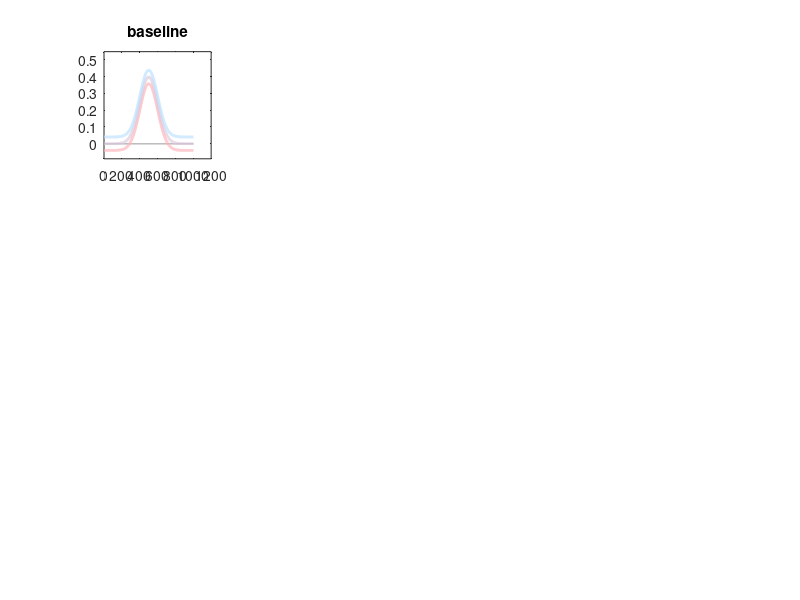

The MATLAB script that drew this image: (Note: this script raises an error after producing the figure.)
close all
clear all

figsFolder = fullfile('~','misc','data18','rothzn','nsd','repDrift_expand_figs');
if ~isfolder(figsFolder)
    figsFolder = ['/misc/data18/rothzn/nsd/repDrift_expand_figs/'];
end

saveFigs=0;

dx=0.01;
xmax = 5;
x = -xmax:dx:xmax;
sigma = 1;
x0=0;
amp=1;
orig = amp*(1/(sigma*sqrt(2*pi)))*exp(-0.5*((x-x0)/sigma).^2);
ifig = 0;
col=0;

subColor = {[0 0.4470 0.7410],[0.8500 0.3250 0.0980], [0.9290 0.6940 0.1250],...
    [0.4940 0.1840 0.5560],[0.4660 0.6740 0.1880], [0.3010 0.7450 0.9330], [0.6350 0.0780 0.1840],...
    [0.4660 0.6740 0.1880]/2+[0.8500 0.3250 0.0980]/2};
graySubColor = 0.7*ones(1,3);
colorFractions = [0.1 0.5 1];
for i=1:length(colorFractions)
    plotColors{i} = subColor{1}*colorFractions(i)*1.1 + subColor{2}*(1-colorFractions(i)*1.1);
    plotColors{i}(plotColors{i}>1) = ones;
    plotColors{i}(plotColors{i}<0) = zeros;
end
plotColors = {[255,179,186]./255, 0.5*([255,179,186]+[186,225,255])./255, [186,225,255]./255};
barFacecolor = 0.8*ones(1,3);
barEdgecolor = 0.2*ones(1,3);
zeroColor= 0.6*[1 1 1];
linewidth=2;

%baseline 
col=col+1;
vals(col,:) = [-0.04 0 0.04];
for j=1:size(vals,2)
    data(col,j,:) = vals(col,j)+orig;
end
titleStr{col} = 'baseline';

%gain 
col=col+1;
gain=0.2;
vals(col,:) = [1-gain 1 1+gain];
for j=1:size(vals,2)
    data(col,j,:) = vals(col,j)*orig;
end
titleStr{col} = 'gain';

%tuning width
col=col+1;
vals(col,:) = sigma*[0.8 1 1.2];
for j=1:size(vals,2)
    data(col,j,:) = amp*(1/(vals(col,j)*sqrt(2*pi)))*exp(-0.5*((x-x0)/vals(col,j)).^2);
end
titleStr{col} = 'width';

%shift
col=col+1;
vals(col,:) = round(length(x)*[-0.06 0 0.06]);
for j=1:size(vals,2)
    data(col,j,:) = circshift(orig,vals(col,j));
end
titleStr{col} = 'preference';

%randomly sample the x dimension
% numSamples = 100;
numSamples = length(x);%NO RANDOM SAMPLING!!

randOrder = randperm(length(x));
randSample = randOrder(1:numSamples);

meanData = mean(data(:,:,randSample),3);
stdData = std(data(:,:,randSample),0,3);

cols = col;
rows=3;


ifig=ifig+1; f=figure(ifig); clf;
%PLOT DATA
padding = 0.05;
for i=1:cols
    subplot(rows,cols,i)
    plot(1:length(x),zeros(1,length(x)),'color',zeroColor,'linewidth',1); hold on
    for j=1:size(vals,2)
        plot(squeeze(data(i,j,:)),'color',plotColors{j},'linewidth',linewidth); hold on
    end
    axis square
    ymin = min(data(:));
    ymax = max(data(:));
    ylim([ymin-padding ymax+padding]);
    title(titleStr{i});
    set(gca,'xticklabels',[]); 
    set(gca,'yticklabels',[]); 
    xlabel('stimulus');
%     xlabel('stimulus parameter');
    if i==1
       ylabel('response'); 
    end
end
% l=legend({'1', '2', '3'},'location','northeast');
l=legend({'', '1', '2', '3'},'location','northeast');


%PLOT MEAN
for i=1:cols
    subplot(rows,cols,cols+i)
    bar(squeeze(meanData(i,:)),'facecolor',barFacecolor,'edgecolor',0.2*ones(1,3));
    axis square
    ymin = min(meanData(:));
    ymax = max(meanData(:));
    ylim([ymin-padding ymax+padding]);
    yticks([]);
%     title('mean');
    if i==1
       ylabel('response mean'); 
    end
    xlabel('condition');
end


%PLOT STD
for i=1:cols
    subplot(rows,cols,2*cols+i)
    bar(squeeze(stdData(i,:)),'facecolor',0.8*ones(1,3),'edgecolor',0.2*ones(1,3));
    axis square
    ymin = min(stdData(:));
    ymax = max(stdData(:));
    ylim([ymin-padding ymax+padding]);
    yticks([]);
%     title('std');
    if i==1
       ylabel('response std'); 
    end
    xlabel('condition');
end


% set(gcf,'position',[500 300 800 350]);
set(gcf,'position',[50 300 160*cols 400]);
if saveFigs
%    savepdf(f,fullfile(figsFolder,['fig2' zscoreStr normalizeStr '.pdf']));
    print('-painters','-dpdf',fullfile(figsFolder,['brief_figS4.pdf']));
end